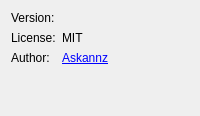
          <widget class="QWidget" name="aboutTab">
           <attribute name="icon">
            <iconset theme="utilities-terminal">
             <normaloff>.</normaloff>.</iconset>
           </attribute>
           <attribute name="title">
            <string notr="true">Optimus Manager</string>
           </attribute>
           <layout class="QGridLayout" name="aboutLayout" columnstretch="0,1">
            <item row="2" column="0">
             <widget class="QLabel" name="autorTitleLabel">
              <property name="text">
               <string>Author:</string>
              </property>
             </widget>
            </item>
            <item row="2" column="1">
             <widget class="QLabel" name="autorLabel">
              <property name="text">
               <string notr="true">&lt;html&gt;&lt;head/&gt;&lt;body&gt;&lt;p&gt;&lt;a href=&quot;https://github.com/Askannz&quot;&gt;Askannz&lt;/a&gt;&lt;/p&gt;&lt;/body&gt;&lt;/html&gt;</string>
              </property>
              <property name="openExternalLinks">
               <bool>true</bool>
              </property>
              <property name="textInteractionFlags">
               <set>Qt::LinksAccessibleByMouse|Qt::TextSelectableByMouse</set>
              </property>
             </widget>
            </item>
            <item row="0" column="1">
             <widget class="QLabel" name="versionLabel"/>
            </item>
            <item row="0" column="0">
             <widget class="QLabel" name="versionTitleLabel">
              <property name="text">
               <string>Version:</string>
              </property>
             </widget>
            </item>
            <item row="1" column="1">
             <widget class="QLabel" name="licenseLabel">
              <property name="text">
               <string notr="true">MIT</string>
              </property>
             </widget>
            </item>
            <item row="1" column="0">
             <widget class="QLabel" name="licenseTitleLabel">
              <property name="text">
               <string>License:</string>
              </property>
             </widget>
            </item>
            <item row="3" column="0">
             <spacer name="aboutSpacer">
              <property name="orientation">
               <enum>Qt::Vertical</enum>
              </property>
              <property name="sizeHint" stdset="0">
               <size>
                <width>20</width>
                <height>40</height>
               </size>
              </property>
             </spacer>
            </item>
           </layout>
          </widget>
